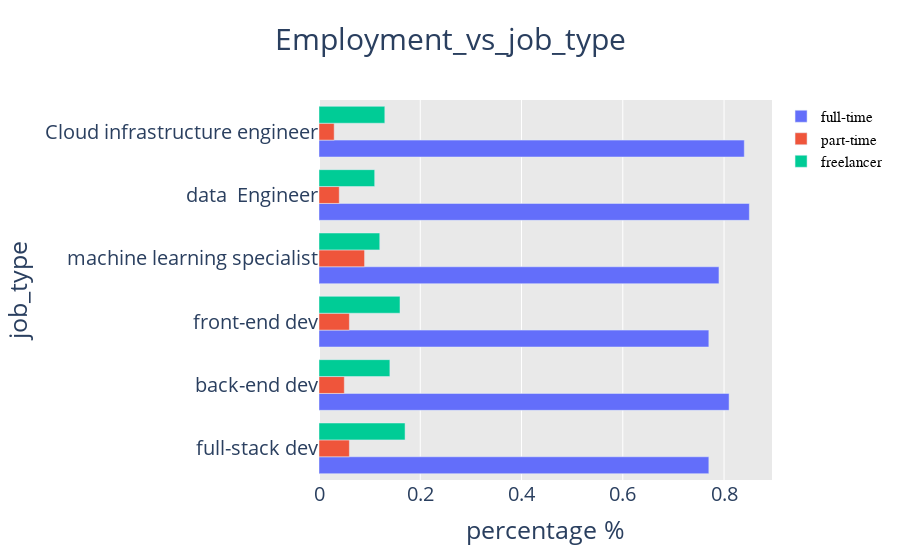

The notebook cell saved with this chart:
### Code cell
Employment_vs_Dev_type(dev_types)

### Figure 1 — Plotly figure (JSON) as saved in the notebook; plotly's stock layout.template omitted (floating-point values rounded to 4 significant figures)
{"data": [{"name": "full-time", "orientation": "h", "x": [0.77, 0.81, 0.77, 0.79, 0.85, 0.84], "y": [0, 1, 2, 3, 4, 5], "type": "bar", "textfont": {"size": 20}}, {"name": "part-time", "orientation": "h", "x": [0.06, 0.05, 0.06, 0.09, 0.04, 0.03], "y": [0, 1, 2, 3, 4, 5], "type": "bar", "textfont": {"size": 20}}, {"name": "freelancer", "orientation": "h", "x": [0.17, 0.14, 0.16, 0.12, 0.11, 0.13], "y": [0, 1, 2, 3, 4, 5], "type": "bar", "textfont": {"size": 20}}], "layout": {"barmode": "group", "plot_bgcolor": "rgb(233,233,233)", "title": {"text": "Employment_vs_job_type", "x": 0.5, "font": {"size": 30}}, "xaxis": {"title": {"text": "percentage %", "font": {"size": 25}}, "tickfont": {"size": 20}}, "yaxis": {"title": {"text": "job_type", "font": {"size": 25}}, "tickfont": {"size": 20}, "tickmode": "array", "tickvals": [0, 1, 2, 3, 4, 5], "ticktext": ["full-stack dev", "back-end dev", "front-end dev", "machine learning specialist", "data  Engineer", "Cloud infrastructure engineer"]}, "legend": {"font": {"family": "Courier", "size": 15, "color": "black"}, "title": {"font": {"family": "Courier", "size": 30, "color": "blue"}}}}}
